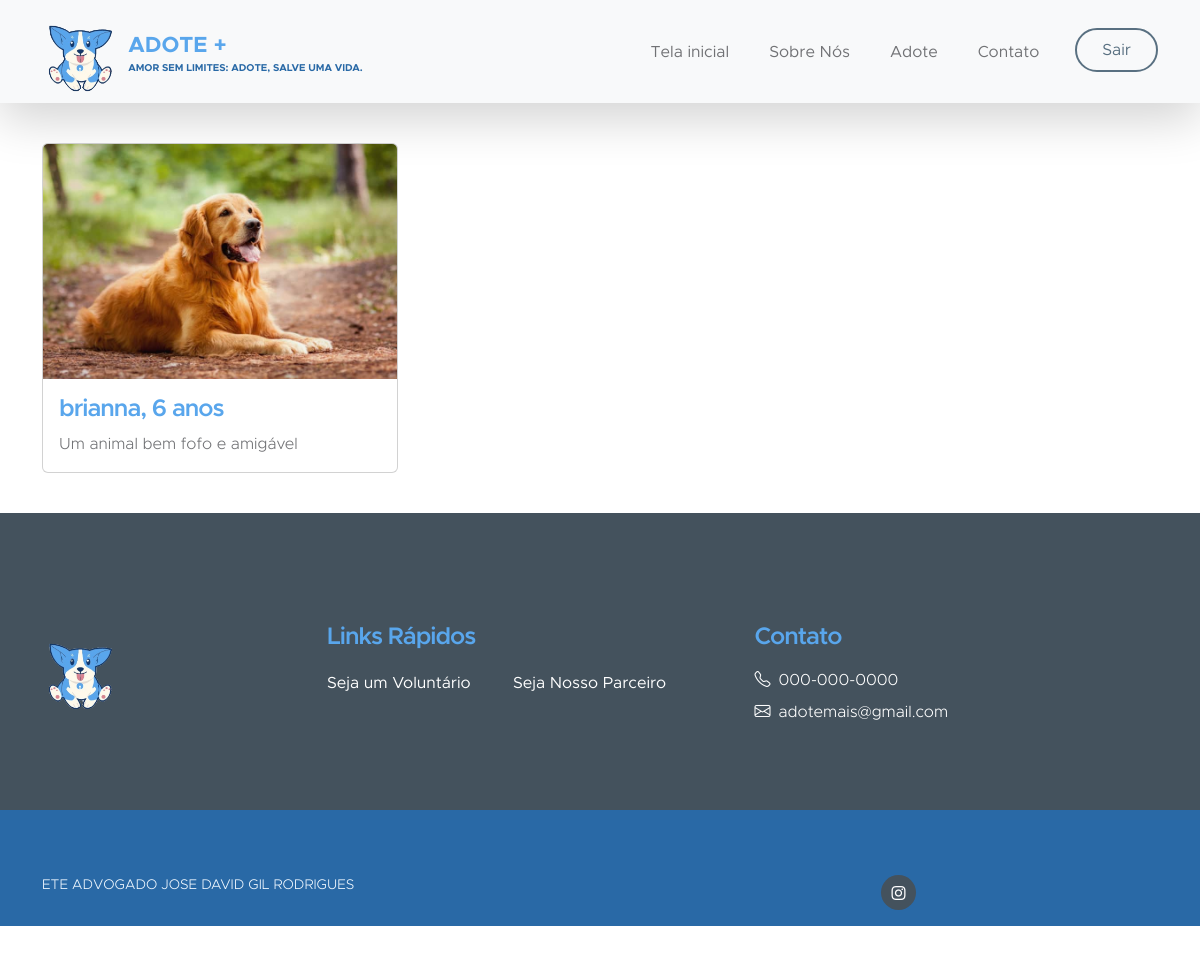
The app's page /adotar, older data.
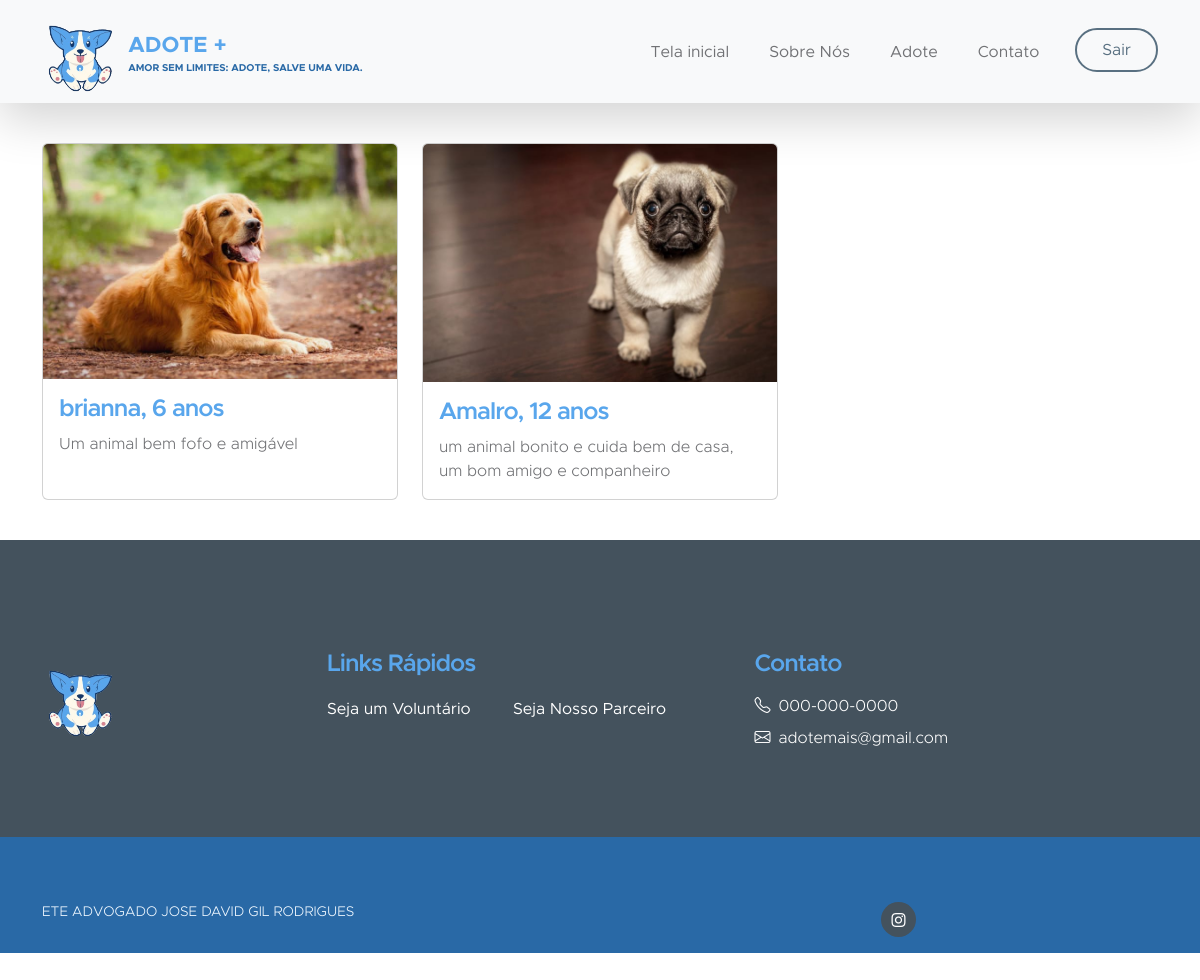
The same page, newer data.
### app/models/tables.py (models this page shows, shortened)
class Animal(db.Model):
    __tablename__= "animal" #nome da tabela já definida
    id = db.Column(db.Integer, primary_key=True)
    nome = db.Column(db.String(20), nullable=False)
    raca = db.Column(db.String(50), nullable=False)
    especie = db.Column(db.String(50), nullable=False)
    cor = db.Column(db.String(50), nullable=False)
    idade = db.Column(db.Integer, nullable=False)
    descricao = db.Column(db.Text, nullable=False)
    esterilizado = db.Column(db.Boolean)
    foto = db.Column(db.String(200), nullable=False)

### app/controllers/routes.py (the view)
@app.route('/adotar')
def adotar():
    animais = Animal.query.all()  # Busque todos os animais do banco de dados
    return render_template('adotar.html', animais=animais)

### app/templates/adotar.html (shortened to what this page needs)
<!DOCTYPE html>
    <html lang="en">
    <head>
        <link href="{{ url_for('static', filename='css/bootstrap.min.css') }}" rel="stylesheet">
        <link href="{{ url_for('static', filename='css/bootstrap-icons.css') }}" rel="stylesheet">
        <link href="{{ url_for('static', filename='css/index.css') }}" rel="stylesheet">
    </head>
    <body id="section_1">
        <header>
            <nav class="navbar navbar-expand-lg bg-light shadow-lg">
                <div class="container">
                    <a class="navbar-brand" href="/index">
                        <img src="{{ url_for('static', filename='images/logo.png') }}" class="logo img-fluid" alt="Kind Heart Charity">
                        <span>
                            ADOTE +
                            <small>Amor sem limites: adote, salve uma vida.</small>
                        </span>
                    </a>
                    <div class="collapse navbar-collapse" id="navbarNav">
                        <ul class="navbar-nav ms-auto">
                            <li class="nav-item">
                                <a class="nav-link click-scroll" href="/index">Tela inicial</a>
                            </li>
                            <li class="nav-item">
                                <a class="nav-link click-scroll" href="index.html#section_2">Sobre Nós</a>
                            </li>
                            <li class="nav-item">
                                <a class="nav-link click-scroll" href="#section_3">Adote</a>
                            </li>
                            <li class="nav-item">
                                <a class="nav-link click-scroll" href="#section_4">Contato</a>
                            </li>
                            <li class="nav-item ms-3">
                                <a class="nav-link custom-btn custom-border-btn btn" href="/logout">Sair</a>
                            </li>
                        </ul>
                    </div>
                </div>
            </nav>
        </header>
        <div class="container">
            <div class="row">
                {% for animal in animais %}
                    <div class="col-sm-4">
                        <div class="card h-100 d-flex flex-column justify-content-between">
                            <img class="card-img-top" src="{{ url_for('static', filename='uploads/' + animal.foto) }}" alt="{{ animal.nome }}">
                            <div class="card-body">
                                <h5 class="card-title">{{ animal.nome }}, {{ animal.idade }} anos</h5>
                                <p class="card-text">{{ animal.descricao }}</p>
                            </div>
                        </div>
                    </div>
                {% endfor %}
            </div>
        </div>
    <footer class="site-footer">
        <div class="container">
            <div class="row">
                <div class="col-lg-3 col-12 mb-4">
                    <img src="{{ url_for('static', filename='images/logo.png') }}" class="logo img-fluid"alt="">
                </div>
                <div class="col-lg-4 col-md-6 col-12 mb-4">
                    <h5 class="site-footer-title mb-3">Links Rápidos</h5>
                    <ul class="footer-menu">
                        <li class="footer-menu-item"><a href="#" class="footer-menu-link">Seja um Voluntário</a></li>
                        <li class="footer-menu-item"><a href="#" class="footer-menu-link">Seja Nosso Parceiro</a></li>
                    </ul>
                </div>
                <div class="col-lg-4 col-md-6 col-12 mx-auto">
                    <h5 class="site-footer-title mb-3">Contato</h5>
                    <p class="text-white d-flex mb-2">
                        <i class="bi-telephone me-2"></i>
                        <a href="tel: 120-240-9600" class="site-footer-link">000-000-0000</a>
                    </p>
                    <p class="text-white d-flex">
                        <i class="bi-envelope me-2"></i>
                        <a href="mailto:info@yourgmail.com" class="site-footer-link">adotemais@gmail.com</a>
                    </p>
                </div>
            </div>
        </div>
        <div class="site-footer-bottom">
            <div class="container">
                <div class="row">
                    <div class="col-lg-6 col-md-7 col-12">
                        <p class="copyright-text mb-0"> ETE ADVOGADO JOSE DAVID GIL RODRIGUES</p>
                    </div>
                    <div class="col-lg-6 col-md-5 col-12 d-flex justify-content-center align-items-center mx-auto">
                        <ul class="social-icons">
                            <li class="social-icon-item">
                                <a href="#" class="social-icon-link bi-instagram"></a>
                            </li>
                        </ul>
                    </div>
                </div>
            </div>
        </div>
    </footer>
</body>
</html>

### app/static/css/index.css (style rules this page uses)
* { margin:0; padding:0; }
:root { --white-color: #ffffff; --primary-color: #59A6EC; --secondary-color: #2969A6; --section-bg-color: #f0f8ff; --site-footer-bg-color: #44525d; --custom-btn-bg-color: #597081; --custom-btn-bg-hover-color: #59A6EC; --dark-color: #2969A6; --p-color: #717275; --border-color: #e9eaeb; --body-font-family: 'Metropolis', sans-serif; --h1-font-size: 52px; --h2-font-size: 46px; --h3-font-size: 32px; --h4-font-size: 28px; --h5-font-size: 24px; --h6-font-size: 22px; --p-font-size: 16px; --btn-font-size: 18px; --copyright-font-size: 14px; --border-radius-large: 100px; --border-radius-medium: 20px; --border-radius-small: 10px; --font-weight-light: 300; --font-weight-normal: 400; --font-weight-semibold: 600; --font-weight-bold: 700; }
body { background-color: var(--white-color); font-family: var(--body-font-family); }
h2, h3, h4, h5, h6 { color: var(--dark-color); }
h1, h2, h3, h4, h5, h6 { font-weight: var(--font-weight-semibold); letter-spacing: -1px; }
h5 { color: var(--primary-color); font-size: var(--h5-font-size); }
p { color: var(--p-color); font-size: var(--p-font-size); font-weight: var(--font-weight-light); }
ul li { color: var(--p-color); font-size: var(--p-font-size); font-weight: var(--font-weight-normal); }
a, button { touch-action: manipulation; transition: all 0.3s; }
a { color: var(--p-color); text-decoration: none; }
.custom-btn { background: var(--secondary-color); border: 2px solid transparent; border-radius: var(--border-radius-large); color: var(--white-color); font-size: var(--btn-font-size); font-weight: var(--font-weight-normal); line-height: normal; padding: 15px 25px; }
.navbar-expand-lg .navbar-nav .nav-link.custom-btn { color: var(--custom-btn-bg-color); margin-top: 8px; padding: 12px 25px; }
.custom-border-btn { background: transparent; border: 2px solid var(--custom-btn-bg-color); color: var(--primary-color); }
.navbar { background: var(--white-color); z-index: 9; padding-top: 0; padding-bottom: 0; }
.navbar-brand { color: var(--primary-color); font-size: var(--h6-font-size); font-weight: var(--font-weight-bold); }
.navbar-brand span { display: inline-block; vertical-align: middle; }
.navbar-brand small { color: var(--secondary-color); display: block; font-size: 10px; line-height: normal; text-transform: uppercase; }
.logo { width: 80px; height: auto; }
.navbar-expand-lg .navbar-nav .nav-link { margin-right: 0; margin-left: 0; padding: 20px; }
.navbar-nav .nav-link { display: inline-block; color: var(--p-color); font-size: var(--p-font-size); font-weight: var(--font-weight-medium); position: relative; padding-top: 15px; padding-bottom: 15px; }
.site-footer { background-color: var(--site-footer-bg-color); padding-top: 70px; }
.site-footer-bottom { background-color: var(--secondary-color); position: relative; z-index: 2; margin-top: 70px; padding-top: 25px; }
.site-footer-bottom a { color: var(--white-color); }
.site-footer-link { color: var(--white-color); }
.copyright-text { color: var(--section-bg-color); font-size: var(--copyright-font-size); margin-right: 30px; }
.footer-menu { column-count: 2; margin: 0; padding: 0; }
.footer-menu-item { list-style: none; display: block; }
.footer-menu-link { font-size: var(--p-font-size); color: var(--white-color); display: inline-block; vertical-align: middle; margin-right: 10px; margin-bottom: 0px; }
.social-icon-item { list-style: none; display: inline-block; vertical-align: top; }
.social-icon-link { background: var(--site-footer-bg-color); border-radius: var(--border-radius-large); color: var(--white-color); font-size: var(--copyright-font-size); display: block; margin-right: 5px; text-align: center; width: 35px; height: 35px; line-height: 38px; }

### app/templates/adotar.html (style rules this page uses)
.row { margin-top: 40px; margin-bottom: 40px; }

Row changes from the older to the newer data that the page shows:
added Animal: foto (picture), nome "Amalro", idade "12", descricao "um animal bonito e cuida bem de casa, um bom amigo e companheiro"
